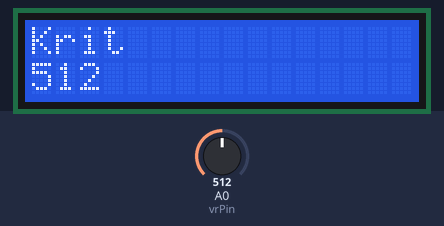
The sketch below on a simulated Arduino Uno, built with avr-gcc and run on an emulated ATmega328P. On the bench: 16×2 character LCD. The inputs (shaded band) are chosen by the test bench; at power-on: A0 (vrPin) = 512.

Above: at 1.2 s.
1.3 s: A0 (vrPin) set to 716
At 1.61 s:
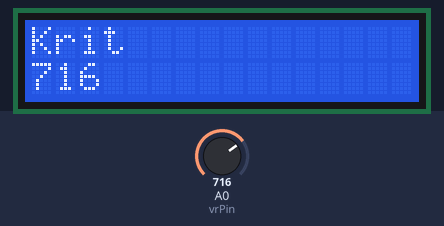
4.3 s: A0 (vrPin) set to 900
At 5.02 s:
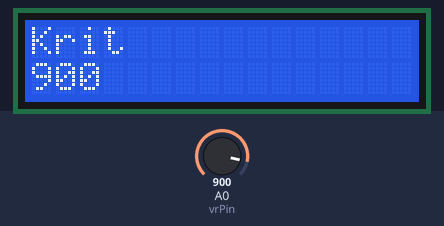
5.9 s: A0 (vrPin) set to 1023
At 6.48 s:
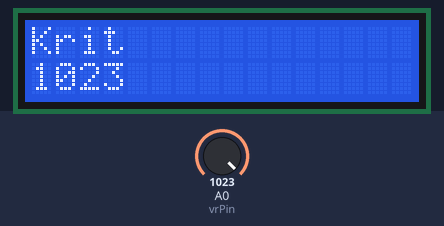
Timing chart, 0 to 8.9 s (numbered marks = the images above; inputs shaded):
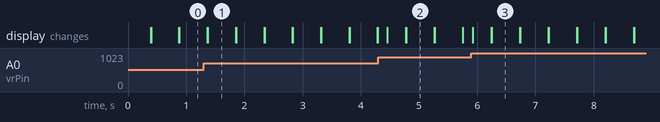

The sketch:

work_5.ino
```cpp
#include <Wire.h>
#include <LiquidCrystal_I2C.h>
LiquidCrystal_I2C lcd(0x27, 16, 2);
int vrPin=A0;
void setup()
{
  lcd.begin();
  lcd.backlight();
  pinMode(vrPin,INPUT);
}
void loop()
{
  lcd.setCursor(0, 0);
  lcd.print("Krit");
  int val=analogRead(vrPin);
  int val1=map(val,0,1023,0,1023);
  lcd.setCursor(0, 1);
  lcd.print(val1);
  lcd.noBlink();
  delay(150);
  lcd.clear();
}
```

Measured:
- after the input at 1.3 s, the display: first differs from a run without the input after 0.07 s (image 1)
- after the input at 4.3 s, the display: changes after 0.16 s (image 2)
- after the input at 5.9 s, the display: changes at once (image 3)
- what the display in image 1 shows lasts 0.5 s, from 1.4 s to 1.9 s
